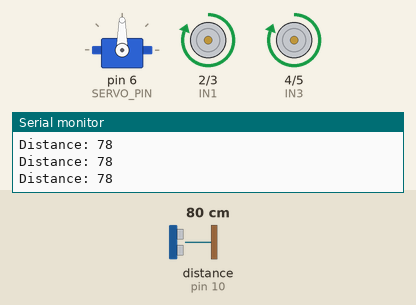
Bench run of a sketch on a simulated Arduino Uno, built with avr-gcc and run on an emulated ATmega328P. Shown: servo, motor-driver pin pairs drawn as motors (green arrow = first pin HIGH = forward, orange = second pin HIGH = backward, longer = more drive), the last lines printed to the serial monitor. Wiring (inferred from the names in the program): ultrasonic range finder: trigger pin 8; echo pin 10. Inputs (shaded band) come from the test bench; at power-on: distance to the obstacle (sensor on pin 10) 80 cm. The echo pulse lasts 58.3 µs per cm.

Above: at 1.2 s.
1.3 s: distance to the obstacle (sensor on pin 10) set to 13 cm
2.8 s: distance to the obstacle (sensor on pin 10) set to 10 cm
At 3.14 s:
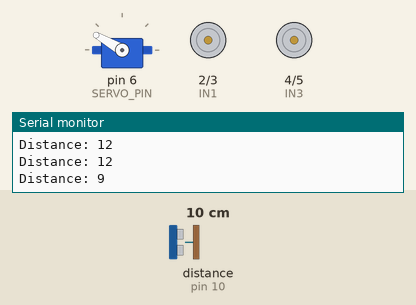
5.8 s: distance to the obstacle (sensor on pin 10) set to 18 cm
At 6.04 s:
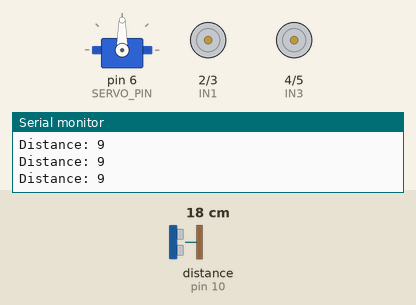
7.6 s: distance to the obstacle (sensor on pin 10) set to 2 cm
At 8.17 s:
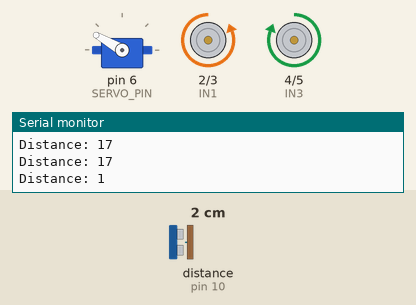
Timing chart, 0 to 11.6 s (numbered marks = the images above; inputs shaded):
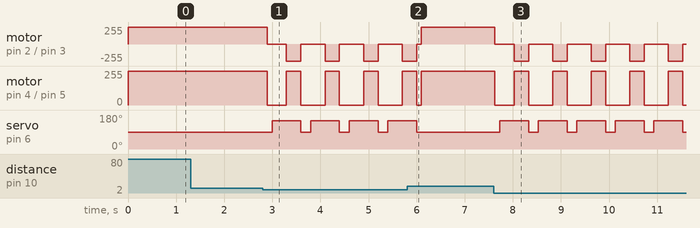

Measured:
- the behaviour switches between 12 and 11 cm on distance to the obstacle (sensor on pin 10) (found by bisection; images 0 and 1)
- after the input at 2.8 s, motor on pin 2 (IN1) / pin 3 (IN2): alternates backward 255/255 for 0.30 s and stopped for 0.50 s, starting after 0.09 s; motor on pin 4 (IN3) / pin 5 (IN4): alternates forward 255/255 for 0.30 s and stopped for 0.50 s, starting after 0.09 s
- after the input at 5.8 s, servo on pin 6 (SERVO_PIN): goes on until 6.0 s, then stays 90°
- after the input at 7.6 s, motor on pin 2 (IN1) / pin 3 (IN2): alternates backward 255/255 for 0.30 s and stopped for 0.50 s, starting at once; motor on pin 4 (IN3) / pin 5 (IN4): alternates forward 255/255 for 0.30 s and stopped for 0.50 s, starting at once; servo on pin 6 (SERVO_PIN): alternates 150° for 0.60 s and 90° for 0.20 s, starting after 0.13 s

The sketch:

code.ino.ino
```cpp
#include <Servo.h>

#define trigPin 8
#define echoPin 10

#define IN1 2
#define IN2 3
#define IN3 4
#define IN4 5

#define SERVO_PIN 6

long duration;
int distance;

Servo myServo;

void setup() {
  Serial.begin(9600);

  pinMode(trigPin, OUTPUT);
  pinMode(echoPin, INPUT);

  pinMode(IN1, OUTPUT);
  pinMode(IN2, OUTPUT);
  pinMode(IN3, OUTPUT);
  pinMode(IN4, OUTPUT);

  myServo.attach(SERVO_PIN);
  myServo.write(90);   // Center position
}

void loop() {

  distance = getDistance();

  Serial.print("Distance: ");
  Serial.println(distance);

  // If ultrasonic fails
  if(distance == 0){
    stopMotor();
    return;
  }

  if (distance > 10) {
    moveForward();
  }
  else {

    stopMotor();
    delay(100);

    myServo.write(150);   // Look left
    delay(300);

    turnLeft();
    delay(300);

    stopMotor();
    myServo.write(90);    // Center again
  }

  delay(100);
}

// ---------- FUNCTIONS ----------

int getDistance() {

  digitalWrite(trigPin, LOW);
  delayMicroseconds(2);

  digitalWrite(trigPin, HIGH);
  delayMicroseconds(10);

  digitalWrite(trigPin, LOW);

  duration = pulseIn(echoPin, HIGH, 30000);  // timeout added

  distance = duration * 0.034 / 2;

  return distance;
}

void moveForward() {
  digitalWrite(IN1, HIGH);
  digitalWrite(IN2, LOW);
  digitalWrite(IN3, HIGH);
  digitalWrite(IN4, LOW);
}

void turnLeft() {
  digitalWrite(IN1, LOW);
  digitalWrite(IN2, HIGH);
  digitalWrite(IN3, HIGH);
  digitalWrite(IN4, LOW);
}

void stopMotor() {
  digitalWrite(IN1, LOW);
  digitalWrite(IN2, LOW);
  digitalWrite(IN3, LOW);
  digitalWrite(IN4, LOW);
}
```
